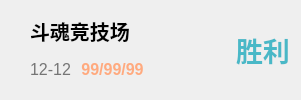
      <widget class="QWidget" name="widget_4" native="true">
       <layout class="QHBoxLayout" name="horizontalLayout_21">
        <item>
         <widget class="QLabel" name="label_59">
          <property name="maximumSize">
           <size>
            <width>50</width>
            <height>50</height>
           </size>
          </property>
          <property name="text">
           <string/>
          </property>
          <property name="pixmap">
           <pixmap resource="../data/data.qrc">:/hero/106.png</pixmap>
          </property>
          <property name="scaledContents">
           <bool>true</bool>
          </property>
         </widget>
        </item>
        <item>
         <layout class="QVBoxLayout" name="verticalLayout_11">
          <property name="spacing">
           <number>0</number>
          </property>
          <property name="leftMargin">
           <number>6</number>
          </property>
          <property name="topMargin">
           <number>0</number>
          </property>
          <property name="rightMargin">
           <number>6</number>
          </property>
          <property name="bottomMargin">
           <number>0</number>
          </property>
          <item>
           <layout class="QHBoxLayout" name="horizontalLayout_22">
            <item>
             <widget class="QLabel" name="label_60">
              <property name="font">
               <font>
                <pointsize>15</pointsize>
                <weight>75</weight>
                <bold>true</bold>
               </font>
              </property>
              <property name="text">
               <string>斗魂竞技场</string>
              </property>
             </widget>
            </item>
            <item>
             <spacer name="horizontalSpacer_22">
              <property name="orientation">
               <enum>Qt::Horizontal</enum>
              </property>
              <property name="sizeHint" stdset="0">
               <size>
                <width>40</width>
                <height>20</height>
               </size>
              </property>
             </spacer>
            </item>
           </layout>
          </item>
          <item>
           <layout class="QHBoxLayout" name="horizontalLayout_23">
            <property name="spacing">
             <number>10</number>
            </property>
            <item>
             <widget class="QLabel" name="label_61">
              <property name="font">
               <font>
                <pointsize>12</pointsize>
               </font>
              </property>
              <property name="styleSheet">
               <string notr="true">color:rgb(117, 117, 117)</string>
              </property>
              <property name="text">
               <string>12-12</string>
              </property>
             </widget>
            </item>
            <item>
             <widget class="QLabel" name="label_62">
              <property name="font">
               <font>
                <pointsize>12</pointsize>
                <weight>75</weight>
                <bold>true</bold>
               </font>
              </property>
              <property name="styleSheet">
               <string notr="true">color:rgb(255, 170, 127)</string>
              </property>
              <property name="text">
               <string>99/99/99</string>
              </property>
              <property name="alignment">
               <set>Qt::AlignCenter</set>
              </property>
             </widget>
            </item>
            <item>
             <spacer name="horizontalSpacer_23">
              <property name="orientation">
               <enum>Qt::Horizontal</enum>
              </property>
              <property name="sizeHint" stdset="0">
               <size>
                <width>40</width>
                <height>20</height>
               </size>
              </property>
             </spacer>
            </item>
           </layout>
          </item>
         </layout>
        </item>
        <item>
         <spacer name="horizontalSpacer_24">
          <property name="orientation">
           <enum>Qt::Horizontal</enum>
          </property>
          <property name="sizeHint" stdset="0">
           <size>
            <width>40</width>
            <height>20</height>
           </size>
          </property>
         </spacer>
        </item>
        <item>
         <widget class="QLabel" name="label_63">
          <property name="font">
           <font>
            <pointsize>20</pointsize>
            <weight>75</weight>
            <bold>true</bold>
           </font>
          </property>
          <property name="styleSheet">
           <string notr="true">color:rgb(73, 184, 199)</string>
          </property>
          <property name="text">
           <string>胜利</string>
          </property>
         </widget>
        </item>
       </layout>
      </widget>
